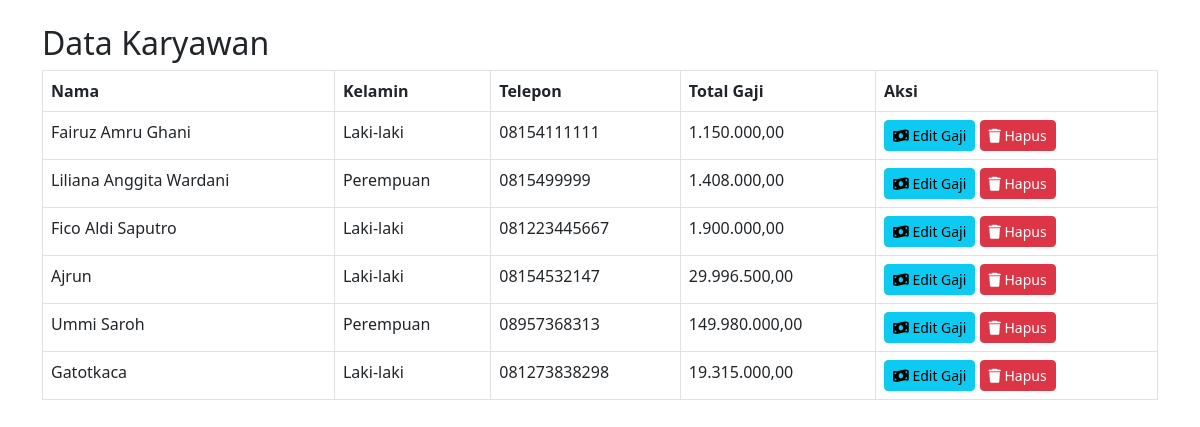
Screenshot of /tabel_karyawan.php with the database file from the repository.
### tables this page shows
CREATE TABLE `karyawan` (
  `id` int(11) NOT NULL,
  `nama` varchar(100) NOT NULL,
  `kelamin` varchar(100) NOT NULL,
  `tanggal_lahir` date NOT NULL,
  `email` varchar(100) NOT NULL,
  `telephone` varchar(100) NOT NULL,
  `gaji` int(11) DEFAULT NULL
);

### tabel_karyawan.php (the view, shortened to what this page needs)
<?php
include 'config.php';
$result = $conn->query("SELECT
    karyawan.id,
    karyawan.nama,
    karyawan.kelamin,
    karyawan.telephone,
    gaji.id AS id_gaji,
    gaji.pokok + gaji.lembur - gaji.pajak - gaji.asuransi AS total_gaji
FROM karyawan
LEFT JOIN gaji ON karyawan.gaji = gaji.id
");
?>
<!DOCTYPE html>
<html lang="id">
<head>
  <link href="https://cdn.jsdelivr.net/npm/bootstrap@5.3.0/dist/css/bootstrap.min.css" rel="stylesheet">
  <link href="https://cdnjs.cloudflare.com/ajax/libs/font-awesome/6.0.0/css/all.min.css" rel="stylesheet">
</head>
<body>
  <div class="container mt-4">
    <h2>Data Karyawan</h2>
    <table class="table table-bordered table-hover">
      <thead class="thead-light">
        <tr>
          <th>Nama</th>
          <th>Kelamin</th>
          <th>Telepon</th>
          <th>Total Gaji</th>
          <th>Aksi</th>
        </tr>
      </thead>
      <tbody>
        <?php while($row = $result->fetch_assoc()): ?>
        <tr>
          <td><?= htmlspecialchars($row['nama']) ?></td>
          <td><?= htmlspecialchars($row['kelamin']) ?></td>
          <td><?= htmlspecialchars($row['telephone']) ?></td>
          <td><?= number_format($row['total_gaji'],2,',','.') ?></td>
          <td>
            <a href="edit_gaji.php?id=<?= $row['id_gaji'] ?>" class="btn btn-sm btn-info">
              <i class="fa fa-money-bill-wave"></i> Edit Gaji
            </a>
            <a href="hapus_karyawan.php?id=<?= $row['id'] ?>" class="btn btn-sm btn-danger" onclick="return confirm('Yakin mau menghapus karyawan ini?');">
              <i class="fa fa-trash"></i> Hapus
            </a>
          </td>
        </tr>
        <?php endwhile; ?>
      </tbody>
    </table>
  </div>
</body>
</html>

### rows the page displays
karyawan: nama "Fairuz Amru Ghani", kelamin "Laki-laki", telephone "08154111111", total_gaji "1.150.000,00"
karyawan: nama "Liliana Anggita Wardani", kelamin "Perempuan", telephone "0815499999", total_gaji "1.408.000,00"
karyawan: nama "Fico Aldi Saputro", kelamin "Laki-laki", telephone "081223445667", total_gaji "1.900.000,00"
karyawan: nama "Ajrun", kelamin "Laki-laki", telephone "08154532147", total_gaji "29.996.500,00"
karyawan: nama "Ummi Saroh", kelamin "Perempuan", telephone "08957368313", total_gaji "149.980.000,00"
karyawan: nama "Gatotkaca", kelamin "Laki-laki", telephone "081273838298", total_gaji "19.315.000,00"
